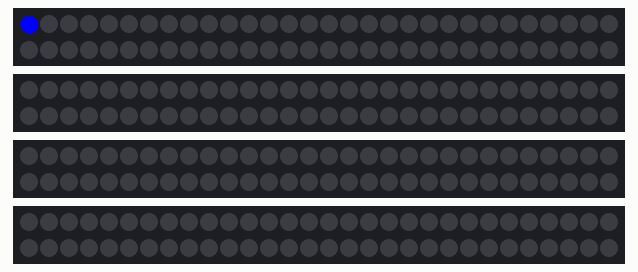
Recording of a sketch running on a simulated Arduino Uno, built with avr-gcc and run on an emulated ATmega328P. On the bench: 4 × 60 RGB LEDs in strip order, left to right, continuing on the next row.

Above: at 2.17 s.
At 5.7 s:
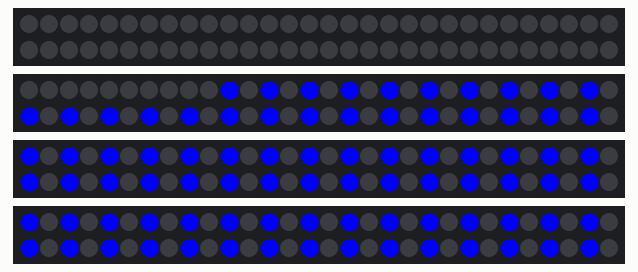
At 7.3 s:
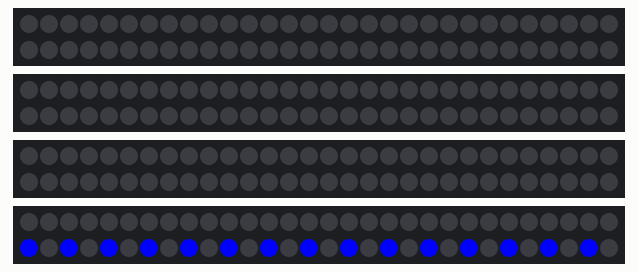
At 15.85 s:
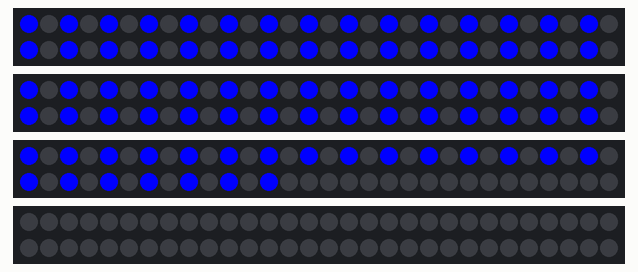
At 26.38 s:
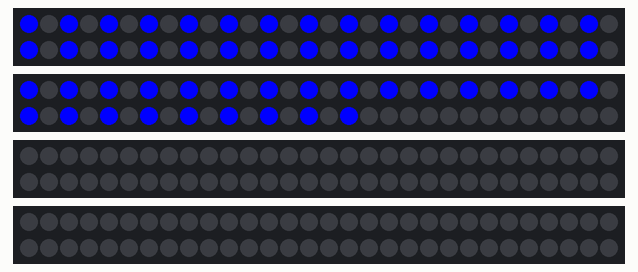
At 39.41 s:
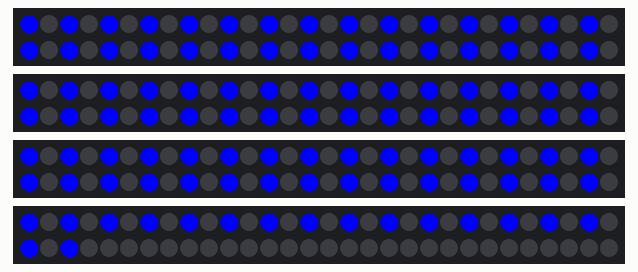

The sketch:

Dots.ino
```cpp
#include <LEDColors.h>

#define outputPin 9    // Digital output pin (default: 9)
#define LEDCount 60    // Number of LEDs to drive (default: 9)
#define LEDStripCount 4 //LED Strip Count
WS2812 LED[LEDStripCount] = { WS2812(LEDCount), WS2812(LEDCount), WS2812(LEDCount), WS2812(LEDCount) };
int delayValue = 15;

void setup()
{
  delay(2000);
  for(int i=0;i<LEDStripCount;i++)
  {
    LED[i].setOutput(outputPin);
  }
}


void loop()
{
  Clear();
  Dots();
}

void Dots()
{
  //Phase 1 dots
  delayValue=15;
  DotsPhaseOne(Blue());
  //Phase 2 move dots
  delayValue = 75;
  DotsPhaseTwo(100,Blue());
}

void DotsPhaseTwo(int times,cRGB color)
{
  for(int j = 0; j < times; j++)
  {
    for(int i = 0; i < LEDCount; i++)
    {
      if((i+j)%2==0)
      {
        SetColorAtIndex(i, Blank());
      }
      else
      {
        SetColorAtIndex(i,color);
      }
    }
    Sync();
    delay(delayValue);
  }
}

void DotsPhaseOne(cRGB color)
{
  DotsUp(color);
  DotsDownForward();
  DotsUp(color);
  DotsDownBackwards();
  DotsUp(color);
}

void DotsUp(cRGB color)
{
  for(int j=0;j<LEDStripCount;j++)
  {
    for(int i = 0; i < LEDCount / 2; i++)
    {
      SetColorAtIndexIndividual(i * 2,color,j);
      Sync();
      delay(delayValue);
    }
  }
}

void DotsDownForward()
{
  for(int j=0;j<LEDStripCount;j++)
  {
    for(int i = 0; i < LEDCount / 2; i++)
    {
      SetColorAtIndexIndividual(i * 2,Blank(),j);
      Sync();
      delay(delayValue);
    }
  }
}

void DotsDownBackwards()
{
  for(int j=LEDStripCount;j>0;j--)
  {
    for(int i = LEDCount; i > 0; i--)
    {
      SetColorAtIndexIndividual(i-1,Blank(),j-1);
      Sync();
      delay(delayValue/2);
    }
  }
}

void Clear()
{
  cRGB value = Blank();
  for(int i = 0; i < LEDCount; i++)
  {
    SetColorAtIndex(i,value);
  }
  Sync();
}

void SetColorAtIndex(int index, cRGB value)
{
  for(int i=0;i<LEDStripCount;i++)
  {
    LED[i].set_crgb_at(index,value);
  }
}

void SetColorAtIndexIndividual(int index, cRGB value,int LEDIndex)
{
  LED[LEDIndex].set_crgb_at(index,value);
}

void Sync()
{
  for(int i=0;i<LEDStripCount;i++)
  {
    LED[i].sync();
  }
}
```
